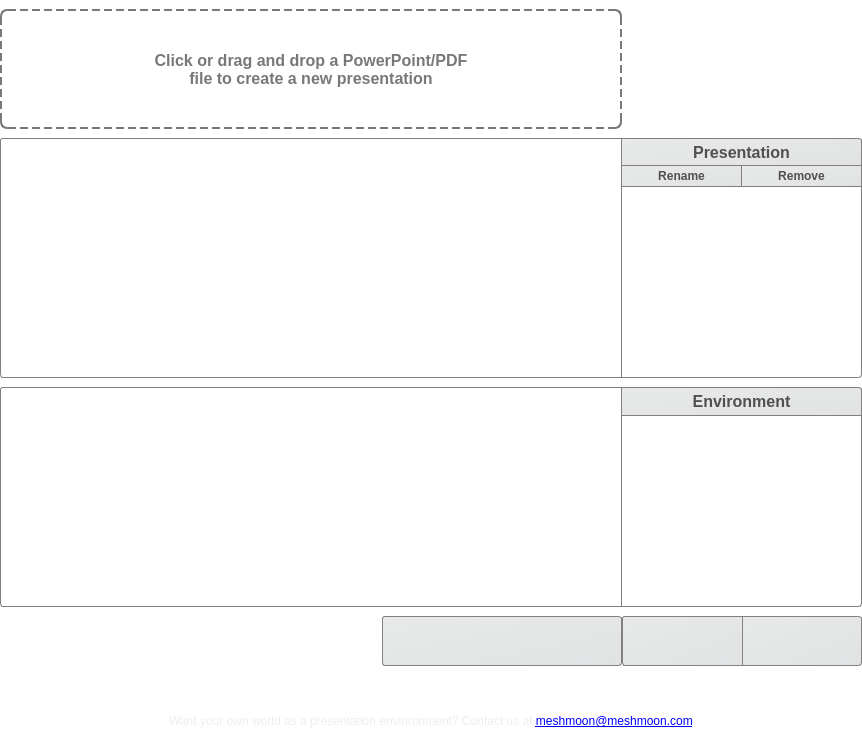
<?xml version="1.0" encoding="UTF-8"?>
<ui version="4.0">
 <class>RocketPresisWidget</class>
 <widget class="QWidget" name="RocketPresisWidget">
  <property name="geometry">
   <rect>
    <x>0</x>
    <y>0</y>
    <width>862</width>
    <height>737</height>
   </rect>
  </property>
  <property name="acceptDrops">
   <bool>true</bool>
  </property>
  <property name="windowTitle">
   <string/>
  </property>
  <property name="styleSheet">
   <string notr="true">QWidget#RocketPresisWidget {
	background-color: transparent;
}

QLabel#labelTitlePres, #labelTitleEnv {
	font-family: &quot;Arial&quot;;
	font-size: 16px;
	font-weight: bold;
	color: rgb(80, 80, 80);
	background-color: qlineargradient(spread:pad, x1:0, y1:0, x2:1, y2:1, stop:0 rgba(232, 234, 233, 255), stop:1 rgba(225, 226, 227, 255));
	border: 1px solid grey;
	border-radius: 0px;
	border-top-right-radius: 3px;
	border-bottom: 0px;
	border-left: 0px;
}

QPushButton#buttonRename, #buttonRemove {
	background-color: qlineargradient(spread:pad, x1:0, y1:0, x2:1, y2:1, stop:0 rgba(232, 234, 233, 255), stop:1 rgba(225, 226, 227, 255));
	color: rgb(80, 80, 80);
	border: 1px solid grey;
	border-bottom: 0px;
	border-left: 0px;
	border-radius: 0px;
	font-family: &quot;Arial&quot;;
	font-size: 12px;
	font-weight: bold;
	min-height: 20px;
}

QPushButton#buttonRename:disabled, #buttonRemove:disabled {
	color: rgb(150, 150, 150);
}

QPushButton#buttonRename:hover, #buttonRemove:hover {
	background-color: qlineargradient(spread:pad, x1:0, y1:0, x2:1, y2:1, stop:0 rgba(242, 244, 243, 255), stop:1 rgba(225, 226, 227, 255));
	color: rgb(30, 30, 30);
}

QPushButton#StartButton, #ExitButton {
	background-color: qlineargradient(spread:pad, x1:0, y1:0, x2:1, y2:1, stop:0 rgba(232, 234, 233, 255), stop:1 rgba(225, 226, 227, 255));
	color: rgb(80, 80, 80);
	border: 1px solid grey;
	border-radius: 3px;
	font-family: &quot;Arial&quot;;
	font-size: 12px;
	font-weight: bold;
	padding-left: 5px;
	padding-right: 5px;
}

QPushButton#StartButton {
	border-top-left-radius: 0px;
	border-bottom-left-radius: 0px;
}

QPushButton#ExitButton {
	border-right: 0px;
	border-top-right-radius: 0px;
	border-bottom-right-radius: 0px;
}

QPushButton#StartButton:hover, #ExitButton:hover {
	background-color: qlineargradient(spread:pad, x1:0, y1:0, x2:1, y2:1, stop:0 rgba(242, 244, 243, 255), stop:1 rgba(235, 236, 237, 255));
	color: rgb(60, 60, 60);
}

QPushButton#StartButton:pressed, #ExitButton:pressed {
	background-color: rgba(200, 200, 200);
}

QFrame#frameStatus {
	background-color: qlineargradient(spread:pad, x1:0, y1:0, x2:1, y2:1, stop:0 rgba(232, 234, 233, 255), stop:1 rgba(225, 226, 227, 255));
	color: rgb(80, 80, 80);
	border: 1px solid grey;
	border-radius: 3px;
}

QLabel#labelStatus {
	font-family: &quot;Arial&quot;;
	font-size: 14px;
	font-weight: bold;
	color: rgb(80, 80, 80);
}

QLabel#labelCurrentPresentation, #labelCurrentScene {
	border: 1px solid grey;
	border-radius: 0px;
	border-bottom-right-radius: 3px;
	border-left: 0px;
}

QListView {
	font-family: &quot;Arial&quot;;
	font-size: 16px;
	show-decoration-selected: 1;
	border: 1px solid grey;
	border-radius: 0px;
	border-bottom-left-radius: 3px;
	border-top-left-radius: 3px;
	background-color: rgba(255,255,255,200);
 }

QListView::item {
	color: rgb(80,80,80);
	min-height: 30px;
	border: 0px;
}

QListView::item:selected, ::item:selected:hover {
	background-color: rgb(230, 230, 230);
	color: black;
}

QListView::item:hover {
	background-color: rgba(230, 230, 230, 70);
}

QLabel#helpText {
	color: rgb(236,238,238);
}</string>
  </property>
  <layout class="QVBoxLayout" name="verticalLayout">
   <property name="spacing">
    <number>9</number>
   </property>
   <property name="leftMargin">
    <number>0</number>
   </property>
   <property name="topMargin">
    <number>9</number>
   </property>
   <property name="rightMargin">
    <number>0</number>
   </property>
   <property name="bottomMargin">
    <number>9</number>
   </property>
   <item>
    <layout class="QHBoxLayout" name="horizontalLayout">
     <property name="spacing">
      <number>0</number>
     </property>
     <item>
      <widget class="QPushButton" name="NewPresentationButton">
       <property name="minimumSize">
        <size>
         <width>0</width>
         <height>120</height>
        </size>
       </property>
       <property name="maximumSize">
        <size>
         <width>16777215</width>
         <height>120</height>
        </size>
       </property>
       <property name="acceptDrops">
        <bool>true</bool>
       </property>
       <property name="styleSheet">
        <string notr="true">QPushButton#NewPresentationButton {
	border: 2px dashed rgb(120, 120, 120);
	border-radius: 7px;
	font-family: &quot;Arial&quot;;
	font-size: 16px;
	font-weight: bold;
	color: rgb(120, 120, 120);
	padding: 5px;
}

QPushButton#NewPresentationButton:hover {
	background-color: transparent;
	border: 2px dashed rgb(80, 80, 80);
	color: rgb(80, 80, 80);
}</string>
       </property>
       <property name="text">
        <string>Click or drag and drop a PowerPoint/PDF 
file to create a new presentation</string>
       </property>
      </widget>
     </item>
     <item>
      <widget class="QLabel" name="label">
       <property name="minimumSize">
        <size>
         <width>240</width>
         <height>120</height>
        </size>
       </property>
       <property name="maximumSize">
        <size>
         <width>240</width>
         <height>120</height>
        </size>
       </property>
       <property name="text">
        <string/>
       </property>
       <property name="pixmap">
        <pixmap resource="RocketPlugin.qrc">:/images/logo-presis.png</pixmap>
       </property>
      </widget>
     </item>
    </layout>
   </item>
   <item>
    <layout class="QHBoxLayout" name="horizontalLayout_3">
     <property name="spacing">
      <number>0</number>
     </property>
     <item>
      <widget class="QListWidget" name="PresentationList">
       <property name="sizePolicy">
        <sizepolicy hsizetype="Expanding" vsizetype="Fixed">
         <horstretch>0</horstretch>
         <verstretch>0</verstretch>
        </sizepolicy>
       </property>
       <property name="minimumSize">
        <size>
         <width>0</width>
         <height>240</height>
        </size>
       </property>
      </widget>
     </item>
     <item>
      <layout class="QVBoxLayout" name="verticalLayout_2">
       <property name="spacing">
        <number>0</number>
       </property>
       <item>
        <widget class="QLabel" name="labelTitlePres">
         <property name="minimumSize">
          <size>
           <width>0</width>
           <height>25</height>
          </size>
         </property>
         <property name="text">
          <string>Presentation</string>
         </property>
         <property name="alignment">
          <set>Qt::AlignCenter</set>
         </property>
        </widget>
       </item>
       <item>
        <layout class="QHBoxLayout" name="horizontalLayout_6">
         <property name="spacing">
          <number>0</number>
         </property>
         <item>
          <widget class="QPushButton" name="buttonRename">
           <property name="text">
            <string>Rename</string>
           </property>
           <property name="icon">
            <iconset resource="RocketPlugin.qrc">
             <normaloff>:/images/icon-material.png</normaloff>:/images/icon-material.png</iconset>
           </property>
           <property name="iconSize">
            <size>
             <width>18</width>
             <height>18</height>
            </size>
           </property>
          </widget>
         </item>
         <item>
          <widget class="QPushButton" name="buttonRemove">
           <property name="text">
            <string>Remove</string>
           </property>
           <property name="icon">
            <iconset resource="RocketPlugin.qrc">
             <normaloff>:/images/icon-recycle.png</normaloff>:/images/icon-recycle.png</iconset>
           </property>
           <property name="iconSize">
            <size>
             <width>20</width>
             <height>16</height>
            </size>
           </property>
          </widget>
         </item>
        </layout>
       </item>
       <item>
        <widget class="QLabel" name="labelCurrentPresentation">
         <property name="minimumSize">
          <size>
           <width>240</width>
           <height>192</height>
          </size>
         </property>
         <property name="maximumSize">
          <size>
           <width>240</width>
           <height>192</height>
          </size>
         </property>
         <property name="text">
          <string/>
         </property>
        </widget>
       </item>
      </layout>
     </item>
    </layout>
   </item>
   <item>
    <layout class="QHBoxLayout" name="horizontalLayout_4">
     <property name="spacing">
      <number>0</number>
     </property>
     <item>
      <widget class="QListWidget" name="SceneList">
       <property name="sizePolicy">
        <sizepolicy hsizetype="Expanding" vsizetype="Fixed">
         <horstretch>0</horstretch>
         <verstretch>0</verstretch>
        </sizepolicy>
       </property>
       <property name="minimumSize">
        <size>
         <width>0</width>
         <height>220</height>
        </size>
       </property>
      </widget>
     </item>
     <item>
      <layout class="QVBoxLayout" name="verticalLayout_3">
       <property name="spacing">
        <number>0</number>
       </property>
       <item>
        <widget class="QLabel" name="labelTitleEnv">
         <property name="minimumSize">
          <size>
           <width>0</width>
           <height>25</height>
          </size>
         </property>
         <property name="text">
          <string>Environment</string>
         </property>
         <property name="alignment">
          <set>Qt::AlignCenter</set>
         </property>
        </widget>
       </item>
       <item>
        <widget class="QLabel" name="labelCurrentScene">
         <property name="minimumSize">
          <size>
           <width>240</width>
           <height>192</height>
          </size>
         </property>
         <property name="maximumSize">
          <size>
           <width>240</width>
           <height>192</height>
          </size>
         </property>
         <property name="text">
          <string/>
         </property>
        </widget>
       </item>
      </layout>
     </item>
    </layout>
   </item>
   <item>
    <layout class="QHBoxLayout" name="horizontalLayout_5">
     <property name="spacing">
      <number>0</number>
     </property>
     <item>
      <spacer name="horizontalSpacer">
       <property name="orientation">
        <enum>Qt::Horizontal</enum>
       </property>
       <property name="sizeHint" stdset="0">
        <size>
         <width>40</width>
         <height>1</height>
        </size>
       </property>
      </spacer>
     </item>
     <item>
      <widget class="QFrame" name="frameStatus">
       <property name="minimumSize">
        <size>
         <width>240</width>
         <height>0</height>
        </size>
       </property>
       <property name="frameShape">
        <enum>QFrame::NoFrame</enum>
       </property>
       <property name="frameShadow">
        <enum>QFrame::Plain</enum>
       </property>
       <property name="lineWidth">
        <number>0</number>
       </property>
       <layout class="QHBoxLayout" name="horizontalLayout_2">
        <property name="leftMargin">
         <number>6</number>
        </property>
        <property name="topMargin">
         <number>3</number>
        </property>
        <property name="rightMargin">
         <number>6</number>
        </property>
        <property name="bottomMargin">
         <number>3</number>
        </property>
        <item>
         <widget class="QLabel" name="labelStatusAnimation">
          <property name="minimumSize">
           <size>
            <width>42</width>
            <height>42</height>
           </size>
          </property>
          <property name="maximumSize">
           <size>
            <width>42</width>
            <height>42</height>
           </size>
          </property>
          <property name="text">
           <string/>
          </property>
          <property name="alignment">
           <set>Qt::AlignCenter</set>
          </property>
          <property name="indent">
           <number>0</number>
          </property>
         </widget>
        </item>
        <item>
         <widget class="QLabel" name="labelStatus">
          <property name="text">
           <string/>
          </property>
          <property name="alignment">
           <set>Qt::AlignLeading|Qt::AlignLeft|Qt::AlignVCenter</set>
          </property>
         </widget>
        </item>
       </layout>
      </widget>
     </item>
     <item>
      <widget class="QPushButton" name="ExitButton">
       <property name="minimumSize">
        <size>
         <width>120</width>
         <height>50</height>
        </size>
       </property>
       <property name="maximumSize">
        <size>
         <width>120</width>
         <height>16777215</height>
        </size>
       </property>
       <property name="toolTip">
        <string>Close Presis</string>
       </property>
       <property name="text">
        <string/>
       </property>
       <property name="icon">
        <iconset resource="RocketPlugin.qrc">
         <normaloff>:/images/icon-cross.png</normaloff>:/images/icon-cross.png</iconset>
       </property>
       <property name="iconSize">
        <size>
         <width>24</width>
         <height>24</height>
        </size>
       </property>
      </widget>
     </item>
     <item>
      <widget class="QPushButton" name="StartButton">
       <property name="minimumSize">
        <size>
         <width>120</width>
         <height>50</height>
        </size>
       </property>
       <property name="maximumSize">
        <size>
         <width>120</width>
         <height>16777215</height>
        </size>
       </property>
       <property name="toolTip">
        <string>Start Presentation</string>
       </property>
       <property name="text">
        <string/>
       </property>
       <property name="icon">
        <iconset resource="RocketPlugin.qrc">
         <normaloff>:/images/icon-check.png</normaloff>:/images/icon-check.png</iconset>
       </property>
       <property name="iconSize">
        <size>
         <width>24</width>
         <height>24</height>
        </size>
       </property>
      </widget>
     </item>
    </layout>
   </item>
   <item>
    <spacer name="verticalSpacer">
     <property name="orientation">
      <enum>Qt::Vertical</enum>
     </property>
     <property name="sizeHint" stdset="0">
      <size>
       <width>20</width>
       <height>1000</height>
      </size>
     </property>
    </spacer>
   </item>
   <item>
    <widget class="QLabel" name="helpText">
     <property name="styleSheet">
      <string notr="true"/>
     </property>
     <property name="text">
      <string>Want your own world as a presentation envinronment? Contact us at &lt;a href=mailto:meshmoon@meshmoon.com&gt;meshmoon@meshmoon.com&lt;/a&gt;</string>
     </property>
     <property name="alignment">
      <set>Qt::AlignCenter</set>
     </property>
     <property name="indent">
      <number>0</number>
     </property>
     <property name="openExternalLinks">
      <bool>true</bool>
     </property>
    </widget>
   </item>
  </layout>
 </widget>
 <resources>
  <include location="RocketPlugin.qrc"/>
 </resources>
 <connections/>
</ui>
